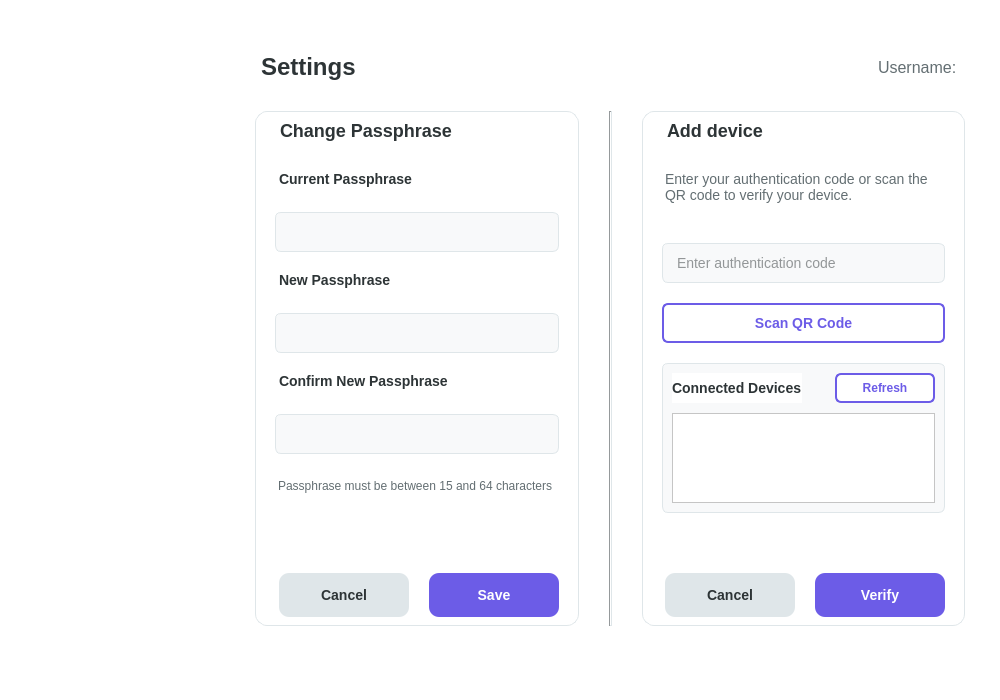
<?xml version="1.0" encoding="UTF-8"?>
<ui version="4.0">
 <class>Settings</class>
 <widget class="QWidget" name="Settings">
  <property name="geometry">
   <rect>
    <x>0</x>
    <y>0</y>
    <width>1000</width>
    <height>700</height>
   </rect>
  </property>
  <property name="minimumSize">
   <size>
    <width>1000</width>
    <height>700</height>
   </size>
  </property>
  <property name="windowTitle">
   <string>Nightwood - Settings</string>
  </property>
  <property name="styleSheet">
   <string notr="true">background-color: white;</string>
  </property>
  <layout class="QHBoxLayout" name="mainLayout">
   <property name="spacing">
    <number>0</number>
   </property>
   <property name="leftMargin">
    <number>0</number>
   </property>
   <property name="topMargin">
    <number>0</number>
   </property>
   <property name="rightMargin">
    <number>0</number>
   </property>
   <property name="bottomMargin">
    <number>0</number>
   </property>
   <item>
    <widget class="NavBar" name="navBar" native="true">
     <property name="minimumSize">
      <size>
       <width>220</width>
       <height>0</height>
      </size>
     </property>
     <property name="maximumSize">
      <size>
       <width>220</width>
       <height>16777215</height>
      </size>
     </property>
    </widget>
   </item>
   <item>
    <layout class="QVBoxLayout" name="contentLayout">
     <property name="spacing">
      <number>20</number>
     </property>
     <property name="leftMargin">
      <number>35</number>
     </property>
     <property name="topMargin">
      <number>35</number>
     </property>
     <property name="rightMargin">
      <number>35</number>
     </property>
     <property name="bottomMargin">
      <number>35</number>
     </property>
     <item>
      <spacer name="topSpacer">
       <property name="orientation">
        <enum>Qt::Orientation::Vertical</enum>
       </property>
       <property name="sizeHint" stdset="0">
        <size>
         <width>20</width>
         <height>20</height>
        </size>
       </property>
      </spacer>
     </item>
     <item>
      <layout class="QHBoxLayout" name="titleLayout">
       <item>
        <widget class="QLabel" name="pageTitle">
         <property name="styleSheet">
          <string notr="true">font-size: 24px; font-weight: bold; color: #2d3436; margin-bottom: 10px;</string>
         </property>
         <property name="text">
          <string>Settings</string>
         </property>
        </widget>
       </item>
       <item>
        <spacer name="titleSpacer">
         <property name="orientation">
          <enum>Qt::Horizontal</enum>
         </property>
         <property name="sizeHint" stdset="0">
          <size>
           <width>20</width>
           <height>20</height>
          </size>
         </property>
        </spacer>
       </item>
       <item>
        <widget class="QLabel" name="usernameLabel">
         <property name="styleSheet">
          <string notr="true">font-size: 16px; color: #636e72; margin-bottom: 10px;</string>
         </property>
         <property name="text">
          <string>Username: </string>
         </property>
        </widget>
       </item>
      </layout>
     </item>
     <item>
      <layout class="QHBoxLayout" name="settingsContentLayout">
       <property name="spacing">
        <number>30</number>
       </property>
       <item>
        <widget class="QWidget" name="passphraseWidget" native="true">
         <property name="sizePolicy">
          <sizepolicy hsizetype="Expanding" vsizetype="Preferred">
           <horstretch>1</horstretch>
           <verstretch>0</verstretch>
          </sizepolicy>
         </property>
         <property name="minimumSize">
          <size>
           <width>0</width>
           <height>400</height>
          </size>
         </property>
         <property name="styleSheet">
          <string notr="true">QWidget#passphraseWidget {
  background-color: white;
  border: 1px solid #dfe6e9;
  border-radius: 12px;
  padding: 30px;
}</string>
         </property>
         <layout class="QVBoxLayout" name="passphraseLayout">
          <property name="spacing">
           <number>20</number>
          </property>
          <property name="leftMargin">
           <number>20</number>
          </property>
          <property name="rightMargin">
           <number>20</number>
          </property>
          <item>
           <widget class="QLabel" name="passphraseSectionTitle">
            <property name="styleSheet">
             <string notr="true">font-size: 18px; font-weight: bold; color: #2d3436; margin-bottom: 10px;</string>
            </property>
            <property name="text">
             <string>Change Passphrase</string>
            </property>
           </widget>
          </item>
          <item>
           <widget class="QLabel" name="currentPassphraseLabel">
            <property name="styleSheet">
             <string notr="true">font-size: 14px; color: #2d3436; font-weight: 500; margin-bottom: 5px;</string>
            </property>
            <property name="text">
             <string>Current Passphrase</string>
            </property>
           </widget>
          </item>
          <item>
           <widget class="QLineEdit" name="currentPassphrase">
            <property name="minimumSize">
             <size>
              <width>0</width>
              <height>40</height>
             </size>
            </property>
            <property name="styleSheet">
             <string notr="true">QLineEdit {
  padding: 8px 12px;
  border: 1px solid #dfe6e9;
  border-radius: 6px;
  background-color: #f8f9fa;
  color: #2d3436;
  font-size: 14px;
}
QLineEdit:focus {
  border: 1px solid #6c5ce7;
  background-color: white;
}</string>
            </property>
            <property name="echoMode">
             <enum>QLineEdit::EchoMode::Password</enum>
            </property>
           </widget>
          </item>
          <item>
           <widget class="QLabel" name="newPassphraseLabel">
            <property name="styleSheet">
             <string notr="true">font-size: 14px; color: #2d3436; font-weight: 500; margin-bottom: 5px;</string>
            </property>
            <property name="text">
             <string>New Passphrase</string>
            </property>
           </widget>
          </item>
          <item>
           <widget class="QLineEdit" name="newPassphrase">
            <property name="minimumSize">
             <size>
              <width>0</width>
              <height>40</height>
             </size>
            </property>
            <property name="styleSheet">
             <string notr="true">QLineEdit {
  padding: 8px 12px;
  border: 1px solid #dfe6e9;
  border-radius: 6px;
  background-color: #f8f9fa;
  color: #2d3436;
  font-size: 14px;
}
QLineEdit:focus {
  border: 1px solid #6c5ce7;
  background-color: white;
}</string>
            </property>
            <property name="echoMode">
             <enum>QLineEdit::EchoMode::Password</enum>
            </property>
           </widget>
          </item>
          <item>
           <widget class="QLabel" name="confirmPassphraseLabel">
            <property name="styleSheet">
             <string notr="true">font-size: 14px; color: #2d3436; font-weight: 500; margin-bottom: 5px;</string>
            </property>
            <property name="text">
             <string>Confirm New Passphrase</string>
            </property>
           </widget>
          </item>
          <item>
           <widget class="QLineEdit" name="confirmPassphrase">
            <property name="minimumSize">
             <size>
              <width>0</width>
              <height>40</height>
             </size>
            </property>
            <property name="styleSheet">
             <string notr="true">QLineEdit {
  padding: 8px 12px;
  border: 1px solid #dfe6e9;
  border-radius: 6px;
  background-color: #f8f9fa;
  color: #2d3436;
  font-size: 14px;
}
QLineEdit:focus {
  border: 1px solid #6c5ce7;
  background-color: white;
}</string>
            </property>
            <property name="echoMode">
             <enum>QLineEdit::EchoMode::Password</enum>
            </property>
           </widget>
          </item>
          <item>
           <widget class="QLabel" name="passphraseRequirements">
            <property name="styleSheet">
             <string notr="true">font-size: 12px; color: #636e72; margin-top: 5px;</string>
            </property>
            <property name="text">
             <string>Passphrase must be between 15 and 64 characters</string>
            </property>
            <property name="wordWrap">
             <bool>true</bool>
            </property>
           </widget>
          </item>
          <item>
           <spacer name="passphraseSpacer">
            <property name="orientation">
             <enum>Qt::Orientation::Vertical</enum>
            </property>
            <property name="sizeHint" stdset="0">
             <size>
              <width>20</width>
              <height>40</height>
             </size>
            </property>
           </spacer>
          </item>
          <item>
           <layout class="QHBoxLayout" name="passphraseButtonLayout">
            <item>
             <spacer name="passphraseHorizontalSpacer">
              <property name="orientation">
               <enum>Qt::Orientation::Horizontal</enum>
              </property>
              <property name="sizeHint" stdset="0">
               <size>
                <width>40</width>
                <height>20</height>
               </size>
              </property>
             </spacer>
            </item>
            <item>
             <widget class="QPushButton" name="passphraseCancelButton">
              <property name="minimumSize">
               <size>
                <width>130</width>
                <height>44</height>
               </size>
              </property>
              <property name="styleSheet">
               <string notr="true">QPushButton {
  font-size: 14px;
  font-weight: bold;
  color: #2d3436;
  background-color: #dfe6e9;
  border-radius: 10px;
  padding: 0 20px;
}
QPushButton:hover {
  background-color: #b2bec3;
}
QPushButton:pressed {
  background-color: #a4b0be;
}</string>
              </property>
              <property name="text">
               <string>Cancel</string>
              </property>
             </widget>
            </item>
            <item>
             <widget class="QPushButton" name="passphraseSaveButton">
              <property name="minimumSize">
               <size>
                <width>130</width>
                <height>44</height>
               </size>
              </property>
              <property name="styleSheet">
               <string notr="true">QPushButton {
  font-size: 14px;
  font-weight: bold;
  color: white;
  background-color: #6c5ce7;
  border-radius: 10px;
  padding: 0 20px;
}
QPushButton:hover {
  background-color: #5049c9;
}
QPushButton:pressed {
  background-color: #4040b0;
}</string>
              </property>
              <property name="text">
               <string>Save</string>
              </property>
             </widget>
            </item>
           </layout>
          </item>
         </layout>
        </widget>
       </item>
       <item>
        <widget class="QFrame" name="verticalLine">
         <property name="styleSheet">
          <string notr="true">background-color: #dfe6e9;</string>
         </property>
         <property name="frameShape">
          <enum>QFrame::Shape::VLine</enum>
         </property>
         <property name="frameShadow">
          <enum>QFrame::Shadow::Sunken</enum>
         </property>
        </widget>
       </item>
       <item>
        <widget class="QWidget" name="authWidget" native="true">
         <property name="sizePolicy">
          <sizepolicy hsizetype="Expanding" vsizetype="Preferred">
           <horstretch>1</horstretch>
           <verstretch>0</verstretch>
          </sizepolicy>
         </property>
         <property name="minimumSize">
          <size>
           <width>0</width>
           <height>400</height>
          </size>
         </property>
         <property name="styleSheet">
          <string notr="true">QWidget#authWidget {
  background-color: white;
  border: 1px solid #dfe6e9;
  border-radius: 12px;
  padding: 30px;
}</string>
         </property>
         <layout class="QVBoxLayout" name="authLayout">
          <property name="spacing">
           <number>20</number>
          </property>
          <property name="leftMargin">
           <number>20</number>
          </property>
          <property name="rightMargin">
           <number>20</number>
          </property>
          <item>
           <widget class="QLabel" name="authSectionTitle">
            <property name="styleSheet">
             <string notr="true">font-size: 18px; font-weight: bold; color: #2d3436; margin-bottom: 10px;</string>
            </property>
            <property name="text">
             <string>Add device</string>
            </property>
           </widget>
          </item>
          <item>
           <widget class="QLabel" name="authDescription">
            <property name="styleSheet">
             <string notr="true">font-size: 14px; color: #636e72; margin-bottom: 20px;</string>
            </property>
            <property name="text">
             <string>Enter your authentication code or scan the QR code to verify your device.</string>
            </property>
            <property name="wordWrap">
             <bool>true</bool>
            </property>
           </widget>
          </item>
          <item>
           <widget class="QLineEdit" name="authCodeInput">
            <property name="minimumSize">
             <size>
              <width>0</width>
              <height>40</height>
             </size>
            </property>
            <property name="styleSheet">
             <string notr="true">QLineEdit {
  padding: 8px 12px;
  border: 1px solid #dfe6e9;
  border-radius: 6px;
  background-color: #f8f9fa;
  color: #2d3436;
  font-size: 14px;
}
QLineEdit:focus {
  border: 1px solid #6c5ce7;
  background-color: white;
}</string>
            </property>
            <property name="placeholderText">
             <string>Enter authentication code</string>
            </property>
           </widget>
          </item>
          <item>
           <widget class="QPushButton" name="scanQRButton">
            <property name="minimumSize">
             <size>
              <width>0</width>
              <height>40</height>
             </size>
            </property>
            <property name="styleSheet">
             <string notr="true">QPushButton {
  font-size: 14px;
  font-weight: bold;
  color: #6c5ce7;
  background-color: white;
  border: 2px solid #6c5ce7;
  border-radius: 6px;
}
QPushButton:hover {
  background-color: #f5f3ff;
}
QPushButton:pressed {
  background-color: #eeeaff;
}</string>
            </property>
            <property name="text">
             <string>Scan QR Code</string>
            </property>
           </widget>
          </item>
          <item>
           <widget class="QWidget" name="deviceListContainer" native="true">
            <property name="minimumSize">
             <size>
              <width>0</width>
              <height>150</height>
             </size>
            </property>
            <property name="styleSheet">
             <string notr="true">QWidget#deviceListContainer {
  background-color: #f8f9fa;
  border: 1px solid #dfe6e9;
  border-radius: 6px;
}</string>
            </property>
            <layout class="QVBoxLayout" name="deviceListLayout">
             <property name="spacing">
              <number>10</number>
             </property>
             <property name="leftMargin">
              <number>10</number>
             </property>
             <property name="topMargin">
              <number>10</number>
             </property>
             <property name="rightMargin">
              <number>10</number>
             </property>
             <property name="bottomMargin">
              <number>10</number>
             </property>
             <item>
              <layout class="QHBoxLayout" name="deviceListHeaderLayout">
               <item>
                <widget class="QLabel" name="deviceListTitle">
                 <property name="styleSheet">
                  <string notr="true">font-size: 14px; font-weight: bold; color: #2d3436;</string>
                 </property>
                 <property name="text">
                  <string>Connected Devices</string>
                 </property>
                </widget>
               </item>
               <item>
                <spacer name="deviceListSpacer">
                 <property name="orientation">
                  <enum>Qt::Orientation::Horizontal</enum>
                 </property>
                 <property name="sizeHint" stdset="0">
                  <size>
                   <width>40</width>
                   <height>20</height>
                  </size>
                 </property>
                </spacer>
               </item>
               <item>
                <widget class="QPushButton" name="refreshDevicesButton">
                 <property name="minimumSize">
                  <size>
                   <width>100</width>
                   <height>30</height>
                  </size>
                 </property>
                 <property name="styleSheet">
                  <string notr="true">QPushButton {
  font-size: 12px;
  font-weight: bold;
  color: #6c5ce7;
  background-color: white;
  border: 2px solid #6c5ce7;
  border-radius: 6px;
}
QPushButton:hover {
  background-color: #f5f3ff;
}
QPushButton:pressed {
  background-color: #eeeaff;
}</string>
                 </property>
                 <property name="text">
                  <string>Refresh</string>
                 </property>
                </widget>
               </item>
              </layout>
             </item>
             <item>
              <widget class="QScrollArea" name="deviceScrollArea">
               <property name="widgetResizable">
                <bool>true</bool>
               </property>
               <property name="styleSheet">
                <string notr="true">QScrollArea {
  border: none;
  background-color: transparent;
}
QScrollArea > QWidget > QWidget {
  background-color: transparent;
}
QScrollBar:vertical {
  border: none;
  background: #f8f9fa;
  width: 8px;
  margin: 0px;
}
QScrollBar::handle:vertical {
  background: #b2bec3;
  min-height: 20px;
  border-radius: 4px;
}
QScrollBar::add-line:vertical, QScrollBar::sub-line:vertical {
  height: 0px;
}</string>
               </property>
               <widget class="QWidget" name="deviceListWidget" native="true">
                <property name="styleSheet">
                 <string notr="true">background-color: transparent;</string>
                </property>
                <layout class="QVBoxLayout" name="deviceListWidgetLayout">
                 <property name="spacing">
                  <number>8</number>
                 </property>
                 <property name="leftMargin">
                  <number>0</number>
                 </property>
                 <property name="topMargin">
                  <number>0</number>
                 </property>
                 <property name="rightMargin">
                  <number>0</number>
                 </property>
                 <property name="bottomMargin">
                  <number>0</number>
                 </property>
                </layout>
               </widget>
              </widget>
             </item>
            </layout>
           </widget>
          </item>
          <item>
           <spacer name="authSpacer">
            <property name="orientation">
             <enum>Qt::Orientation::Vertical</enum>
            </property>
            <property name="sizeHint" stdset="0">
             <size>
              <width>20</width>
              <height>40</height>
             </size>
            </property>
           </spacer>
          </item>
          <item>
           <layout class="QHBoxLayout" name="authButtonLayout">
            <item>
             <spacer name="authHorizontalSpacer">
              <property name="orientation">
               <enum>Qt::Orientation::Horizontal</enum>
              </property>
              <property name="sizeHint" stdset="0">
               <size>
                <width>40</width>
                <height>20</height>
               </size>
              </property>
             </spacer>
            </item>
            <item>
             <widget class="QPushButton" name="authCancelButton">
              <property name="minimumSize">
               <size>
                <width>130</width>
                <height>44</height>
               </size>
              </property>
              <property name="styleSheet">
               <string notr="true">QPushButton {
  font-size: 14px;
  font-weight: bold;
  color: #2d3436;
  background-color: #dfe6e9;
  border-radius: 10px;
  padding: 0 20px;
}
QPushButton:hover {
  background-color: #b2bec3;
}
QPushButton:pressed {
  background-color: #a4b0be;
}</string>
              </property>
              <property name="text">
               <string>Cancel</string>
              </property>
             </widget>
            </item>
            <item>
             <widget class="QPushButton" name="authSaveButton">
              <property name="minimumSize">
               <size>
                <width>130</width>
                <height>44</height>
               </size>
              </property>
              <property name="styleSheet">
               <string notr="true">QPushButton {
  font-size: 14px;
  font-weight: bold;
  color: white;
  background-color: #6c5ce7;
  border-radius: 10px;
  padding: 0 20px;
}
QPushButton:hover {
  background-color: #5049c9;
}
QPushButton:pressed {
  background-color: #4040b0;
}</string>
              </property>
              <property name="text">
               <string>Verify</string>
              </property>
             </widget>
            </item>
           </layout>
          </item>
         </layout>
        </widget>
       </item>
      </layout>
     </item>
     <item>
      <spacer name="bottomSpacer">
       <property name="orientation">
        <enum>Qt::Orientation::Vertical</enum>
       </property>
       <property name="sizeHint" stdset="0">
        <size>
         <width>20</width>
         <height>40</height>
        </size>
       </property>
      </spacer>
     </item>
    </layout>
   </item>
  </layout>
 </widget>
 <customwidgets>
  <customwidget>
   <class>NavBar</class>
   <extends>QWidget</extends>
   <header>src/ui/utils/navbar/navbar.h</header>
  </customwidget>
 </customwidgets>
 <resources/>
 <connections/>
</ui>
